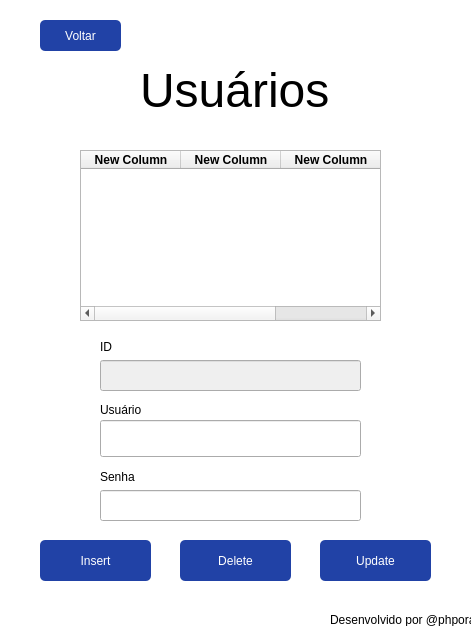
<?xml version="1.0" encoding="UTF-8"?>
<ui version="4.0">
 <class>Dialog</class>
 <widget class="QDialog" name="Dialog">
  <property name="enabled">
   <bool>true</bool>
  </property>
  <property name="geometry">
   <rect>
    <x>0</x>
    <y>0</y>
    <width>476</width>
    <height>626</height>
   </rect>
  </property>
  <property name="windowTitle">
   <string>Dialog</string>
  </property>
  <widget class="QWidget" name="bgwidget" native="true">
   <property name="geometry">
    <rect>
     <x>0</x>
     <y>0</y>
     <width>481</width>
     <height>641</height>
    </rect>
   </property>
   <property name="styleSheet">
    <string notr="true">QWidget#bgwidget{
	background-color: rgb(255, 255, 255);}</string>
   </property>
   <widget class="QLabel" name="label">
    <property name="geometry">
     <rect>
      <x>140</x>
      <y>60</y>
      <width>191</width>
      <height>61</height>
     </rect>
    </property>
    <property name="font">
     <font>
      <family>MS Shell Dlg 2</family>
      <pointsize>36</pointsize>
      <weight>50</weight>
      <italic>false</italic>
      <bold>false</bold>
     </font>
    </property>
    <property name="styleSheet">
     <string notr="true">font: 36pt &quot;MS Shell Dlg 2&quot;;</string>
    </property>
    <property name="text">
     <string>Usuários</string>
    </property>
   </widget>
   <widget class="QPushButton" name="apply_add">
    <property name="geometry">
     <rect>
      <x>40</x>
      <y>540</y>
      <width>111</width>
      <height>41</height>
     </rect>
    </property>
    <property name="styleSheet">
     <string notr="true">border-radius:5px;
background-color: rgb(33, 66, 166);
border-bottom-color: rgb(0, 0, 0);
font: 14pt &quot;MS Shell Dlg 2&quot;;
color: rgb(255, 255, 255);</string>
    </property>
    <property name="text">
     <string>Insert</string>
    </property>
   </widget>
   <widget class="QLabel" name="label_3">
    <property name="geometry">
     <rect>
      <x>330</x>
      <y>610</y>
      <width>141</width>
      <height>20</height>
     </rect>
    </property>
    <property name="text">
     <string>Desenvolvido por @phporath</string>
    </property>
   </widget>
   <widget class="QLabel" name="error">
    <property name="geometry">
     <rect>
      <x>100</x>
      <y>520</y>
      <width>261</width>
      <height>16</height>
     </rect>
    </property>
    <property name="styleSheet">
     <string notr="true">font: 12pt &quot;MS Shell Dlg 2&quot;; color:red;</string>
    </property>
    <property name="text">
     <string/>
    </property>
   </widget>
   <widget class="QTableWidget" name="tableWidget">
    <property name="geometry">
     <rect>
      <x>80</x>
      <y>150</y>
      <width>301</width>
      <height>171</height>
     </rect>
    </property>
    <column>
     <property name="text">
      <string>New Column</string>
     </property>
     <property name="font">
      <font>
       <weight>75</weight>
       <bold>true</bold>
      </font>
     </property>
    </column>
    <column>
     <property name="text">
      <string>New Column</string>
     </property>
     <property name="font">
      <font>
       <weight>75</weight>
       <bold>true</bold>
      </font>
     </property>
    </column>
    <column>
     <property name="text">
      <string>New Column</string>
     </property>
     <property name="font">
      <font>
       <weight>75</weight>
       <bold>true</bold>
      </font>
     </property>
    </column>
   </widget>
   <widget class="QPushButton" name="apply_delete">
    <property name="geometry">
     <rect>
      <x>180</x>
      <y>540</y>
      <width>111</width>
      <height>41</height>
     </rect>
    </property>
    <property name="styleSheet">
     <string notr="true">border-radius:5px;
background-color: rgb(33, 66, 166);
border-bottom-color: rgb(0, 0, 0);
font: 14pt &quot;MS Shell Dlg 2&quot;;
color: rgb(255, 255, 255);</string>
    </property>
    <property name="text">
     <string>Delete</string>
    </property>
   </widget>
   <widget class="QPushButton" name="apply_update">
    <property name="geometry">
     <rect>
      <x>320</x>
      <y>540</y>
      <width>111</width>
      <height>41</height>
     </rect>
    </property>
    <property name="styleSheet">
     <string notr="true">border-radius:5px;
background-color: rgb(33, 66, 166);
border-bottom-color: rgb(0, 0, 0);
font: 14pt &quot;MS Shell Dlg 2&quot;;
color: rgb(255, 255, 255);</string>
    </property>
    <property name="text">
     <string>Update</string>
    </property>
   </widget>
   <widget class="QPushButton" name="back">
    <property name="geometry">
     <rect>
      <x>40</x>
      <y>20</y>
      <width>81</width>
      <height>31</height>
     </rect>
    </property>
    <property name="styleSheet">
     <string notr="true">border-radius:5px;
background-color: rgb(33, 66, 166);
border-bottom-color: rgb(0, 0, 0);
font: 14pt &quot;MS Shell Dlg 2&quot;;
color: rgb(255, 255, 255);</string>
    </property>
    <property name="text">
     <string>Voltar</string>
    </property>
    <property name="icon">
     <iconset theme="back">
      <normaloff>.</normaloff>.</iconset>
    </property>
   </widget>
   <widget class="QLabel" name="label_4">
    <property name="geometry">
     <rect>
      <x>100</x>
      <y>340</y>
      <width>47</width>
      <height>14</height>
     </rect>
    </property>
    <property name="text">
     <string>ID</string>
    </property>
   </widget>
   <widget class="QLineEdit" name="usuariofield">
    <property name="geometry">
     <rect>
      <x>100</x>
      <y>420</y>
      <width>261</width>
      <height>37</height>
     </rect>
    </property>
   </widget>
   <widget class="QLabel" name="label_5">
    <property name="geometry">
     <rect>
      <x>100</x>
      <y>400</y>
      <width>47</width>
      <height>20</height>
     </rect>
    </property>
    <property name="text">
     <string>Usuário</string>
    </property>
   </widget>
   <widget class="QLineEdit" name="idfield">
    <property name="enabled">
     <bool>false</bool>
    </property>
    <property name="geometry">
     <rect>
      <x>100</x>
      <y>360</y>
      <width>261</width>
      <height>31</height>
     </rect>
    </property>
   </widget>
   <widget class="QLabel" name="label_6">
    <property name="geometry">
     <rect>
      <x>100</x>
      <y>470</y>
      <width>47</width>
      <height>14</height>
     </rect>
    </property>
    <property name="text">
     <string>Senha</string>
    </property>
   </widget>
   <widget class="QLineEdit" name="senhafield">
    <property name="geometry">
     <rect>
      <x>100</x>
      <y>490</y>
      <width>261</width>
      <height>31</height>
     </rect>
    </property>
   </widget>
  </widget>
 </widget>
 <resources/>
 <connections/>
</ui>
